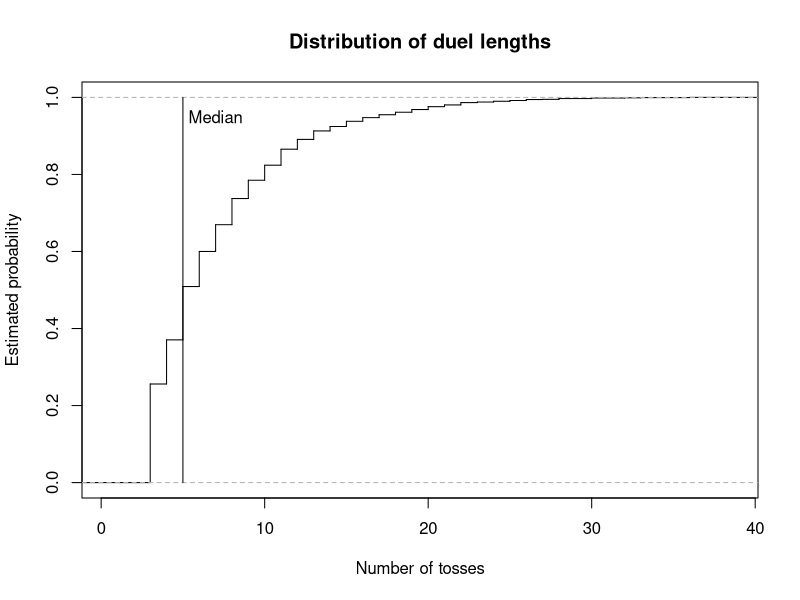
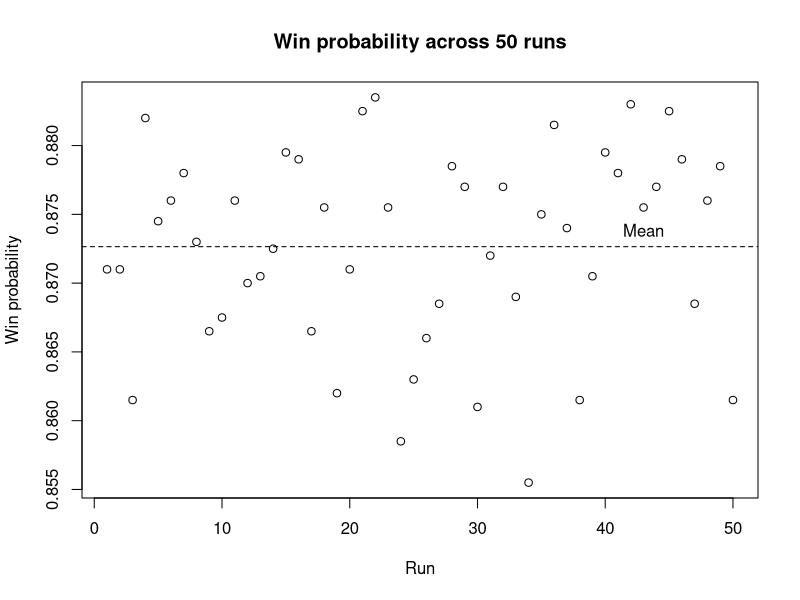

Here is the R script that generated these plots, in order:
# =============================================================================
# Coin-Toss Pattern Duel
#
# Authors:
# Pierrick de Boer: S3034691
# Fagan Ganbarli: S3015664
# Raneem Alluhaydan: S3044929


# Contributions:
# Pierrick de Boer ( 33%): Task 1-3
# Fagan Ganbarli ( 33%): Task 4-5
# Raneem Alluhaydan ( 33%): Task 6-7
#
# Overview:
# This script simulates duels between two binary patterns in a sequence
# of coin tosses. It identifies which pattern appears first and estimates
# the probability that player A wins through repeated simulations.
#
# Main functions:
# 1. firsthit(): Find the first occurrence of a pattern.
# 2. sim_duels(): Simulate multiple duels.
# 3. duel(): Simulate one duel.
# 4. pwin(): Estimate the probability that a pattern wins.
# 5. ewait(): Calculate the expected waiting time of a pattern.
# 6. pmat(): Calculate win probabilities between patterns.
# 7. find_cycle(): Find a non-transitive cycle of patterns.
# =============================================================================

# Task 1: 

# Idea:
#

# Input:
#

# Output:
#

# Method:
#

firsthit <- function(x, a) {
  # Find the ending position of the first occurrence of pattern a
  # in each row of x.
  #
  # Convert a vector into a matrix if necessary. Compare the pattern
  # against every possible starting position and record the positions
  # where all elements match. Return the ending position of the first
  # match, or NA if the pattern does not occur.
  #
  # Args:
  #   x: A vector or matrix containing coin tosses.
  #   a: The binary pattern to search for.
  #
  # Returns:
  #   The ending position of the first occurrence in each row,
  #   or NA if no occurrence is found.
  
  if (!is.matrix(x)) {
    x <- matrix(x, nrow = 1)
  }
  
  L <- ncol(x)
  k <- length(a)
  
  # A pattern longer than the sequence cannot occur.
  if (k > L) {
    return(rep(NA, nrow(x)))
  }
  
  # Check every possible starting position.
  hit <- matrix(TRUE, nrow = nrow(x), ncol = L - k + 1)
  
  for (j in seq_along(a)) {
    hit <- hit & x[, j:(L - k + j), drop = FALSE] == a[j]
  }
  
  # Find the first matching position in each row.
  start <- max.col(hit, ties.method = "first")
  start[rowSums(hit) == 0] <- NA
  
  # Convert starting positions into ending positions.
  return(start + k - 1)
}


# Task 2: 

# Idea:
#

# Input:
#

# Output:
#

# Method:
#

sim_duels <- function(a, b, p = 0.5, nreps = 1) {
  # Simulate independent duels between patterns a and b.
  #
  # Generate tosses in blocks and check which pattern appears first.
  # Retain the final k - 1 tosses of unfinished sequences between
  # blocks so that patterns crossing block boundaries are detected.
  # Store the outcomes of completed duels and continue with the
  # remaining simulations.
  #
  # Args:
  #   a: Binary pattern representing player A.
  #   b: Binary pattern representing player B.
  #   p: Probability of obtaining a 1 on each toss.
  #   nreps: Number of independent duels to simulate.
  #
  # Returns:
  #   A list containing the winner (1 for A, 0 for B) and the
  #   total number of tosses for each duel.
  
  k <- length(a)
  
  if (k != length(b)) {
    stop("this is not a fair game!")
  }
  
  if (all(a == b)) {
    stop("a and b are identical")
  }
  
  # Initialize the block length and simulation results.
  time <- 0
  B <- 3 * k
  
  active <- 1:nreps
  winner <- rep(NA, nreps)
  tosses <- rep(NA, nreps)
  
  while (length(active) > 0) {
    
    # Generate the initial block of tosses.
    if (time == 0) {
      W <- matrix(
        rbinom(nreps * B, size = 1, prob = p),
        nrow = nreps
      )
      
    } else {
      # Retain the last k - 1 tosses from each active sequence.
      keep <- W[
        ,
        B - (k - 1) + seq_len(k - 1),
        drop = FALSE
      ]
      
      # Generate new tosses for the unfinished duels.
      W_new <- matrix(
        rbinom(
          nrow(keep) * (B - k + 1),
          size = 1,
          prob = p
        ),
        nrow = nrow(keep)
      )
      
      # Append the new tosses to the retained sequence.
      W <- cbind(keep, W_new)
    }
    
    # Find the first occurrence of each player's pattern.
    time_a <- firsthit(W, a)
    time_b <- firsthit(W, b)
    
    # Identify the winner based on the earliest occurrence.
    a_wins <- !is.na(time_a) &
      (is.na(time_b) | time_a < time_b)
    
    b_wins <- !is.na(time_b) &
      (is.na(time_a) | time_b < time_a)
    
    # Store the results of completed duels.
    decided <- a_wins | b_wins
    
    hit_time <- pmin(time_a, time_b, na.rm = TRUE)
    
    winner[active[a_wins]] <- 1
    winner[active[b_wins]] <- 0
    
    tosses[active[decided]] <- time + hit_time[decided]
    
    # Remove completed duels from the active simulations.
    active <- active[!decided]
    W <- W[!decided, , drop = FALSE]
    
    # Advance the number of newly generated tosses.
    time <- time + B - (k - 1)
  }
  
  return(list(winner = winner, tosses = tosses))
}



duel <- function(a, b, p = 0.5) {
  # Simulate one duel by calling sim_duels() with a single repetition.
  #
  # Args:
  #   a: Binary pattern representing player A.
  #   b: Binary pattern representing player B.
  #   p: Probability of obtaining a 1 on each toss.
  #
  # Returns:
  #   A vector containing the winner and the total number of tosses.
  
  result <- sim_duels(a, b, p, nreps = 1)
  
  return(c(result[[1]], result[[2]]))
}


# Task 3: 

# Idea:
#

# Input:
#

# Output:
#

# Method:
#

pwin <- function(a, b, p = 0.5, nreps = 10000) {
  # Estimate player A's probability of winning through simulation.
  #
  # Simulate independent duels and calculate the proportion won
  # by player A. Since wins are represented by 1 and losses by 0,
  # the mean of the winner vector estimates the winning probability.
  #
  # Args:
  #   a: Binary pattern representing player A.
  #   b: Binary pattern representing player B.
  #   p: Probability of obtaining a 1 on each toss.
  #   nreps: Number of independent duels to simulate.
  #
  # Returns:
  #   The estimated probability that player A wins.
  
  result <- sim_duels(a, b, p, nreps)
  
  p_a_wins <- sum(result[[1]]) / length(result[[1]])
  
  return(p_a_wins)
}
  

# Task 4: Calculating the exact expected waiting time for a pattern.

# Idea:
# The expected waiting time depends on the lengths for which
# the first and last j elements of a pattern match. Each matching
# overlap contributes the reciprocal of the probability of its prefix.

# Input:
# a = A non-empty binary vector representing the pattern.
# p = The probability of a head (0 < p < 1).

# Output:
# The exact expected waiting time until the pattern appears. 

# Method:
# Check that the inputs are valid.
# Examine every possible overlap length. If the first and last j
# elements match, calculate the prefix probability and add its
# reciprocal to the expected waiting time.

ewait <- function(a, p = 0.5) {
  
  # Check that the pattern is a non-empty binary vector.
  if (length(a) == 0 || any(a != 0 & a != 1) || anyNA(a)) {
    stop("The pattern must be a non-empty binary vector.")  
  }
  
  # Check that p is a valid probability between 0 and 1.
  if (!is.numeric(p) || length(p) != 1 || 
      p <= 0 || p >= 1 || is.na(p)) {
    stop("p must be a numeric value between 0 and 1.")  
  }
  
  k <- length(a)
  expected_wait <- 0
  
  # Examine every possible overlap length, including the full pattern.
  for (j in 1:k) {
    
    # An overlap exists when the first and last j elements match.
    if (all(a[1:j] == a[(k-j+1):k])) {
      
      # Count the number of heads in the prefix.
      n_head <- sum(a[1:j] == 1)
      
      # Calculate the probability of the prefix.
      r_probability <- (p ^ n_head) * ((1 - p) ^ (j - n_head))
      
      # Add the reciprocal probability for this overlap.
      expected_wait <- expected_wait + (1 / r_probability)
    }
  }
  return(expected_wait)
}


# Task 5: Calculate the matrix of pairwise win probabilities.

# Idea:
# Estimate how often each pattern beats every other pattern using 
# repeated simulations, and store the result probabilities in a matrix. 

# Input:
# k = The length of each binary pattern.
# p = The probability of a head (0 < p < 1).
# nreps = The number of simulated duels for each pair..

# Output:
# A 2^k by 2^k matrix of estimated win probabilities.
# The diagonal entries are NA, because a pattern cannot duel itself.

# Method:
# Generate all possible patterns of length k and arrange them in
# lexicographic order, with 0 before 1.
# Estimate the win probability for every distinct pattern using 
# the pwin() function and store the result in matrix M.

pmat <- function(k, p = 0.5, nreps = 10000) {
  
  # Generate all possible binary patterns of length k.
  pattern <- expand.grid(rep(list(0:1), k))
  
  # Arrange patterns in lexicographic order, with 0 before 1.
  pattern <- pattern[
    do.call(order, as.data.frame(pattern)), , drop = FALSE]
  
  # Convert the patterns to a matrix.
  pattern <- as.matrix(pattern)
  
  # Create a matrix to store the estimated win probabilities.
  M <- matrix(NA, nrow = 2^k, ncol = 2^k)
  
  # Calculate the number of patterns.
  n <- nrow(pattern)
  
  # Label the rows and columns using the binary patterns.
  rownames(M) <- apply(pattern, 1, paste, collapse = "")
  colnames(M) <- apply(pattern, 1, paste, collapse = "")
  
  # Estimate the probability that each pattern beats every other pattern.
  for (i in 1:n) {
    for (j in 1:n) {
      
      # Leave diagonal entries as NA, because a pattern cannot duel itself.
      if (i != j) {
        M[i, j] <- pwin(
          pattern[i, ],
          pattern[j, ],
          p = p,
          nreps = nreps
        )
      }
    }
  }
  return(M)
}




# Task 5(a): Find the best reply and its win probability for each pattern.

# Idea:
# For each pattern, find the pattern that beats it with the 
# highest probability and display the results in a table.

# Input:
# M = The matrix of win probabilities created by pmat() function
# with k = 3 and a fair coin.

# Output:
# A data frame showing each pattern, its best reply, and the 
# probability that the best reply wins.

# Method:
# Replace the diagonal NA values with -inf so they cannot be 
# selected as the best reply.
# Find the maximum value in each column.
# Record the each pattern, its best reply, and the associated 
# win probability in a data frame.

# Create a matrix for k = 3 and a fair coin using pmat() function.
M <- pmat(k = 3, p = 0.50)
M_fair <- M 

# Replace the diagonal NA values with -inf.
M <- replace(M, is.na(M), -Inf)

# Find the index of the best reply for each pattern.
best_reply <- apply(M, 2, which.max)
  
# Create a vector to store the win probabilities.
win_probability <- numeric(ncol(M))
  
# Store the win probability of each best reply.
for (j in seq_len(ncol(M))) {
  win_probability[j] <- M[best_reply[j], j]
}
  
# Create a data frame of patterns, best replies, and win probabilities.
best_reply_table <- data.frame(
  Pattern = rownames(M),
  Best_reply = rownames(M)[best_reply],
  Probability = win_probability
)

print(best_reply_table)


# Task 5(b)(I): Find evenly matched pattern pairs.

# Idea:
# Find pairs with approximately equal chances (between 0.49 and 0.51) 
# of winning against each other.

# Input:
# M = The matrix of win probabilities created by pmat() function
# with k = 3 and a fair coin.

# Output:
# A data frame showing each evenly matched pair and the win 
# probabilities of both pattern

# Method:
# Examine each distinct pair only once.
# Keep pairs for which both win probabilities are between 0.49 and 0.51.

# Create an empty data frame to store the results.
evenly_matched_pairs <- data.frame(
  Pattern1 = character(),
  Pattern2 = character(),
  P1_Win_Probability = numeric(),
  P2_Win_Probability = numeric()
)
  
# Examine all pairs with for loop.
for (i in seq_len(nrow(M))) {
  for (j in seq_len(ncol(M))) {
    
    # Check each pair once and exclude the diagonal.
    if (j > i && 
        !is.na(M[i, j]) &&
        !is.na(M[j, i]) &&
        abs(M[i, j] - 0.5) <= 0.01 &&
        abs(M[j, i] - 0.5) <= 0.01) {
      
      # Store both patterns and their win probabilities.
      evenly_matched_pairs <- rbind(
        evenly_matched_pairs,
        data.frame(
          Pattern1 = rownames(M)[i],
          Pattern2 = colnames(M)[j],
          P1_Win_Probability = M[i, j],
          P2_Win_Probability = M[j, i]
        )
      )
    }
  }
}

# Reset row names and display the result
row.names(evenly_matched_pairs) <- NULL
print(evenly_matched_pairs)


# Task 5(b)(II): Find the shortest non-transitive cycle.

# Idea:
# Find the shortest cycle in which every pattern beats the next
# pattern with at least given win probability.

# Input:
# m = A matrix of pairwise win probabilities.
# min_probability = The minimum probability required for each win.

# Output:
# A data frame showing the patterns in each cycle, the direction 
# of each win, and win probabilities.

# Method:
# Search cycles in increasing order of length. Use recursive search
# to extend path without repeating patterns, and check whether the
# final pattern beats the starting pattern to complete a cycle.

find_cycle <- function(m, min_probability = 0.60) {
  
  k <- nrow(m)

  # Check cycle from the shortest possible length (3).
  for (i in 3:k) {
    
    cycles <- list()

    # Try each pattern as the starting point.
    for(start in seq_len(k)) {
      
      search <- function(path) {
        
        last <- path[length(path)]

        # Check whether the path can be closed into a cycle.
        if (length(path) == i) {
          
          if (!is.na(m[last, start]) &&
              m[last, start] >= min_probability) {
            
            cycles[[length(cycles) + 1]] <<- path
          }
          
          return(invisible(NULL))
        }

        # Only consider unused patterns to avoid duplicate cycles.
        sequence <- setdiff(seq_len(k), path)
        sequence <- sequence[sequence > start]
        
        for (next_item in sequence) {
          
          if (!is.na(m[last, next_item]) && 
              m[last, next_item] >= min_probability) {
            
            search(c(path, next_item))
          }
        }
      }
      search(start)
    }

    # Return the cycle when shortest length has been found.
    if (length(cycles) > 0) {
      
      result <- do.call(rbind, lapply(seq_along(cycles), function(x) {
        
        path <- cycles[[x]]
        next_path <- c(path[-1], path[1])
        
        data.frame(
          Cycle = x,
          From = rownames(m)[path],
          To = colnames(m)[next_path],
          Win = m[cbind(path, next_path)]
        )
      }))
      rownames(result) <- NULL
      return(result)
    }
  }

  # Return a message if no cycle exists.
  return("No cycle found.")
}

# Find the shortest cycle with minimum win probability = 0.60.
find_cycle(M, min_probability = 0.60)  

# Task 5(c): Compare expected waiting times with duel results.

# Idea:
# Find pairs with the same expected waiting time and identify.
# pairs with noticeably different duel probabilities.

# Input:
# M = The matrix of win probabilities created by pmat() function
#      with k = 3 and a fair coin.
# ewait() = The function that calculates the expected waiting time. 

# Output:
# A data frame that demonstrates pairs with the same expected 
# waiting time whose duel probability is below 0.4 or above 0.6.

# Method:
# Get the pattern labels from the row names of M.
# Convert labels into a binary matrix.
# Calculate the exact expected waiting time with ewait() function 
# Compare each pairs and keep whose expected waiting times are the same.
# Display pairs with win probability notably far from 0.5.

# Get the pattern labels from the row names of M.
M <- pmat(k = 3, p = 0.5)
M <- M_fair

pattern_label <- rownames(M)

# Convert labels into a binary matrix.
pattern_label <- t(sapply(pattern_label, function(x) {
  as.numeric(strsplit(x, "")[[1]])
})) 

# Define pattern names.
pattern_names <- apply(pattern_label, 1, paste, collapse = "")

# Calculate th exact expected waiting time.
expected_wait <- apply(pattern_label, 1, ewait)

# Create an empty data frame to store pairs.
comparison_table <- data.frame(
  Pattern1 = character(),
  Pattern2 = character(),
  Expected_Wait = numeric(),
  Win_Probability = numeric()
)

# Compare every distinct pairs.
for (i in seq_len(nrow(M))) {
  for (j in seq_len(ncol(M))) {
      
    # Check each pair ony one time
    # Keep pairs with the same expected waiting time.
    if (i < j &&
        expected_wait[i] == expected_wait[j]) {
      
      # Store the pair, their equal expected waiting time,
      # and the probability that Pattern1 beats Pattern2.
      comparison_table <- rbind(
        comparison_table, data.frame(
        Pattern1 = pattern_names[i],
        Pattern2 = pattern_names[j],
        Expected_Wait = expected_wait[i],
        Win_Probability = M[i, j]
        )
      )
    }
  }
}

# Display pairs whose win probabilities notable differ from 0.5 
# (win probability is below 0.4 or above 0.6.)

comparison_table <- comparison_table[
  abs(comparison_table$Win_Probability - 0.5) > 0.1, ]

row.names(comparison_table) <- NULL

print(comparison_table)

#Task 6: Plot duel lengths and variation in win probabilities.

# Idea:
# Describe the two things you are investigating:
# how long duels take and how estimates vary between runs.

# Input:
# Patterns 011 and 111, a fair coin, 2000 duels,
# and 50 repeated runs for the win-probability estimates.

# Output:
# Two graphs: a CDF of duel lengths and a plot of
# win-probability estimates across 50 runs.

# Method:
# Simulate duels, plot their lengths and mark the median.
# Repeat the win-probability estimation 50 times, plot
# the results and mark their mean.

# Choose the two patterns and simulate 2000 duels.
a <- c(0,1,1)
b <- c(1,1,1)
results <- sim_duels(a,b, p = 0.5, nreps = 2000)

# Save the duel lengths and plot their distribution as a staircase.

tosses <- results$tosses

plot(ecdf(tosses), 
     verticals = TRUE,
     do.points = FALSE,
     main = "Distribution of duel lengths",
     xlab = "Number of tosses", 
     ylab = "Estimated probability")

# Calculate the median duel length and mark it with a vertical line.
med <- median(tosses)
lines(c(med, med), c(0,1))
text(med + 2, 0.95, "Median")

# Estimate the win probability over 50 runs, using 2000 duels per run.
win_estimates <- numeric(50)

for (i in 1:50) { 
  win_estimates[i] <- pwin(
    a = c(0,1,1),
    b = c(1,1,1),
    p = 0.5,
    nreps = 2000
  )
}

#Calculate the mean of the 50 estimates.

mean(win_estimates)

# Plot the estimates and mark their mean with a dashed line.
plot(win_estimates,
     xlab = "Run",
     ylab = "Win probability",
     main = "Win probability across 50 runs")

abline(h = mean(win_estimates), lty = 2)
text(43, mean(win_estimates), "Mean", pos = 3)

# Task 7: Investigate the effect of coin bias.

# Idea:
# Check how changing the coin bias affects the best replies.

# Input:
# Patterns of length 3, with p = 0.25 and p = 0.7.

# Output:
# A best-reply table for each coin bias.

# Method:
# Calculate the win-probability matrix and find the best reply
# to each pattern. Repeat for both coin biases and compare the results.

# Create the win-probability matrix for p = 0.25.
M <- pmat(k = 3, p = 0.25, nreps = 2000)

# Exclude patterns from being their own best reply.
M <- replace(M, is.na(M), -Inf)

# Find each best reply and save its win probability.
best_reply <- apply(M, 2, which.max)

win_probability <- numeric(ncol(M))

for (j in seq_len(ncol(M))) {
  win_probability[j] <- M[best_reply[j], j]
}

# Create and print the best-reply table.
best_reply_table <- data.frame(
  Pattern = rownames(M),
  Best_reply = rownames(M)[best_reply],
  Probability = win_probability,
  row.names = NULL
)

print(best_reply_table)

# Repeat the best-reply analysis for p = 0.7.
M <- pmat(k = 3, p = 0.7, nreps = 2000)

# Exclude patterns from being their own best reply.
M <- replace(M, is.na(M), -Inf)

# Find each best reply and save its win probability.
best_reply <- apply(M, 2, which.max)
win_probability <- numeric(ncol(M))

for (j in seq_len(ncol(M))) {
  win_probability[j] <- M[best_reply[j], j]
}

# Create and print the best-reply table.
best_reply_table <- data.frame(
  Pattern = rownames(M),
  Best_reply = rownames(M)[best_reply],
  Probability = win_probability,
  row.names = NULL
)

print(best_reply_table)

# Overall analysis

# Graphs:
# The CDF shows the distribution of duel lengths, with the median
# marked. The second graph shows variation in win-probability
# estimates across 50 runs, with the mean marked.

# Best replies and cycles:
# The best replies change with coin bias. The cycle for p = 0.25 is
# 100 -> 000 -> 001 -> 010 -> 100, while for p = 0.7 it is
# 110 -> 101 -> 011 -> 111 -> 110.

# Waiting times:
# Patterns 001 and 100 both have an expected waiting time of
# 8 tosses, but their head-to-head win probability is not 0.5.

#  Conclusion:
# Expected waiting times alone cannot predict who wins a duel.
# Both patterns are checked using the same sequence of coin tosses,
# and their patterns can overlap in that sequence.
# This means their waiting times are linked, not independent.
# Therefore, comparing their expected waiting times alone can
# give a misleading idea of which pattern will win.
